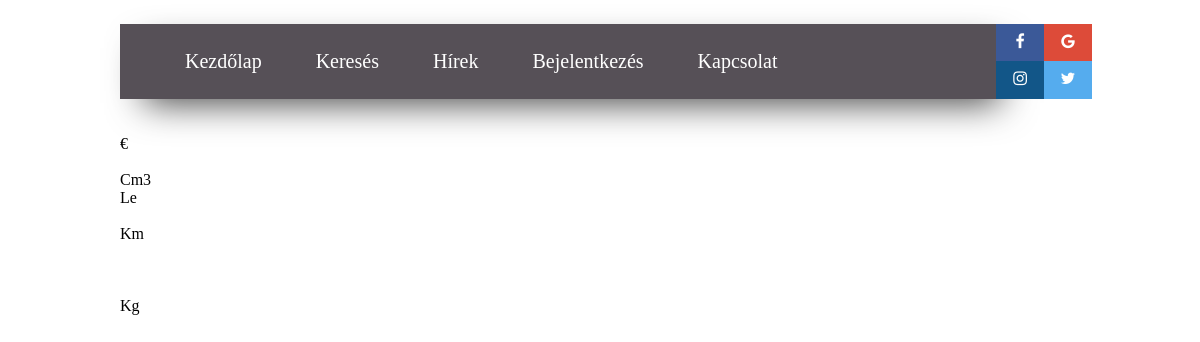
/advertisement.php?car_id=236, run on an earlier commit of the app's database.
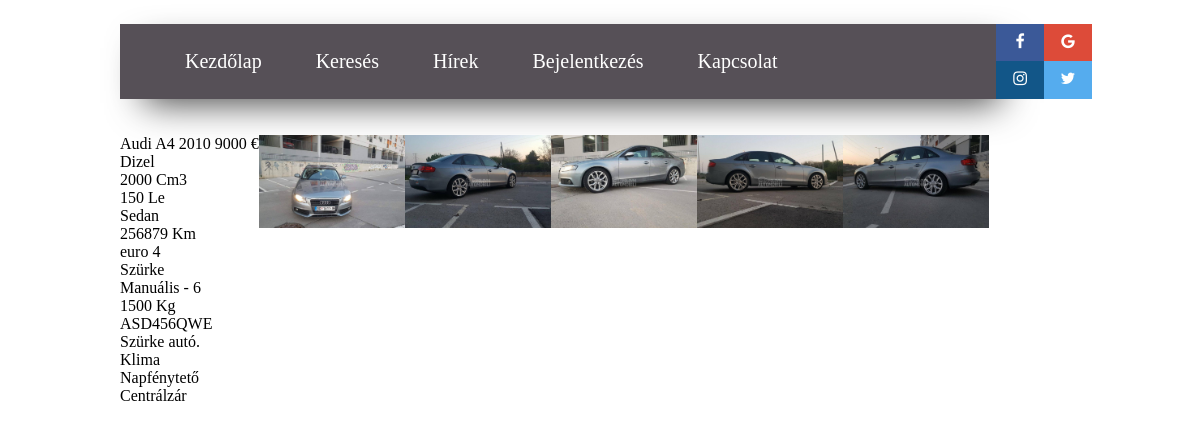
And on a later commit of the database.
### tables this page shows
CREATE TABLE `cars` (
  `user_id` int(11) NOT NULL,
  `marka` varchar(30) NOT NULL,
  `tipus` varchar(30) NOT NULL,
  `évjárat` int(11) NOT NULL,
  `ar` int(11) NOT NULL,
  `uzemanyag` varchar(30) NOT NULL,
  `kobcenti` int(11) NOT NULL,
  `loero` int(11) NOT NULL,
  `body_style` varchar(30) NOT NULL,
  `mileage` int(11) NOT NULL,
  `euro` varchar(30) NOT NULL,
  `colour` varchar(30) NOT NULL,
  `transmission` varchar(30) NOT NULL,
  `weight` int(11) NOT NULL,
  `identification_number` varchar(30) NOT NULL,
  `description` varchar(255) NOT NULL,
  `car_id` int(11) NOT NULL
);

CREATE TABLE `car_extras` (
  `extras` varchar(50) NOT NULL,
  `car_id` int(11) NOT NULL
);

CREATE TABLE `car_images` (
  `image_id` int(11) NOT NULL,
  `car_id` int(11) NOT NULL,
  `image_name` varchar(255) NOT NULL
);

### advertisement.php (the view, shortened to what this page needs)
<!DOCTYPE html>
<html lang="en">
<head>
    <link type="text/css" rel="stylesheet" href="login.css">
    <link rel="stylesheet" href="https://cdnjs.cloudflare.com/ajax/libs/font-awesome/4.7.0/css/font-awesome.min.css">
</head>
<body>
<div class="navbar">
    <ul class="navbar_ul">
        <li class="navbar_li"><a class="navbar_a" href="index.php">Kezdőlap</a></li>
        <li class="navbar_li"><a class="navbar_a" href="#">Keresés</a></li>
        <li class="navbar_li"><a class="navbar_a" href="#">Hírek</a></li>
        <li class="navbar_li"><a class="navbar_a" href="login.php">Bejelentkezés</a></li>
        <li class="navbar_li"><a class="navbar_a" href="#">Kapcsolat</a></li>
    </ul>
</div>
<div  class="navbar_social">
    <a href="#" class="fa fa-facebook"></a>
    <a href="#" class="fa fa-google"></a><br>
    <a href="#" class="fa fa-instagram"></a>
    <a href="#" class="fa fa-twitter"></a>
</div><br>
</body>
</html>
<?php
    include 'action.php';
    $sql = "SELECT * from cars where car_id='{$_GET['car_id']}'";
    $result = mysqli_query($conn, $sql);
    $row = mysqli_fetch_assoc($result);
    echo '<div style="margin: 1% 10% 0 10%;">';
        echo '<div style="float: left;">' .
                $row['marka']  . " " . $row['tipus']  . " " . $row['évjárat'] . " " . $row['ar'] . " " . "€" . "<br>" .
                $row['uzemanyag']  . "<br>" .
                $row['kobcenti'] . " " . "Cm3" . "<br>" .
                $row['loero'] . " " . "Le"  . "<br>" .
                $row['body_style'] .  "<br>" .
                $row['mileage'] . " " . "Km"  . "<br>" .
                $row['euro']  . "<br>" .
                $row['colour']  . "<br>" .
                $row['transmission']  . "<br>" .
                $row['weight'] . " " . "Kg" . "<br>" .
                $row['identification_number']  . "<br>" .
                $row['description'] . "<br>";
            $sql_extras = "SELECT * FROM car_extras WHERE car_id='{$_GET['car_id']}'";
            $result_extras = mysqli_query($conn, $sql_extras);
            while($row_extras = mysqli_fetch_assoc($result_extras)){
                echo '<div>';
                    echo $row_extras['extras'];
                echo '</div>';
        }
        echo '</div>';
        $sql_img = "select image_name from car_images where car_id='{$_GET['car_id']}'";
        $result_img = mysqli_query($conn, $sql_img);
        while($row_img = mysqli_fetch_assoc($result_img)) {
            echo '<div style="float: left;">
                        <img class="image" src=uploads/' .$row_img['image_name']  .'
                        style="display: block; object-fit: cover;/* nagyítás, egyforma képek */ width: 146px; height: 93px;" >
                  </div>';
        }
    echo '</div>';
?>

### login.css (style rules this page uses)
body { margin: 0; background-color: white; }
.navbar { box-shadow: 14px 14px 36px -10px rgba(0,0,0,0.75); background: #565057; padding: 0; float: left; margin: 2% 0 0 10%; width: 73%; }
.navbar_li { display: inline-block; padding: 0; vertical-align: middle; }
.navbar_a { text-decoration: none; transition: color 0.1s, background-color 0.1s; }
.navbar_a { position: relative; display: block; padding: 10px 5px; margin: 0 20px; font-size: 20px; transition: color 0.1s,background-color 0.1s,padding 0.2s ease-in; color: white; }
.navbar_a::before { content: ''; display: block; position: absolute; bottom: 3px; left: 0; height: 3px; width: 100%; background-color: blue; transform-origin: right top; transform: scale(0, 1); transition: color 0.1s,transform 0.2s ease-out; }
.navbar_social { display: inline-block; margin: 2% 0 2% 0; width: 15%; }
.fa { height: 19px; padding: 9px; font-size: 20px; width: 30px; text-align: center; text-decoration: none; }
.fa-facebook { background: #3B5998; color: white; }
.fa-google { background: #dd4b39; color: white; position: relative; right: 4px; }
.fa-instagram { background: #125688; color: white; height: 20px; }
.fa-twitter { background: #55ACEE; color: white; height: 20px; position: relative; right: 4px; }

What changed in the data, as far as the page shows it:
added cars: marka "Audi", tipus "A4", évjárat "2010", ar "9000", uzemanyag "Dizel", kobcenti "2000", loero "150", body_style "Sedan", mileage "256879", euro "euro 4", colour "Szürke", transmission "Manuális - 6", weight "1500", identification_number "ASD456QWE", description "Szürke autó."
added car_extras: extras "Klima"
added car_extras: extras "Napfénytető"
added car_extras: extras "Centrálzár"
added car_images: image_name (picture)
added car_images: image_name (picture)
added car_images: image_name (picture)
added car_images: image_name (picture)
added car_images: image_name (picture)
